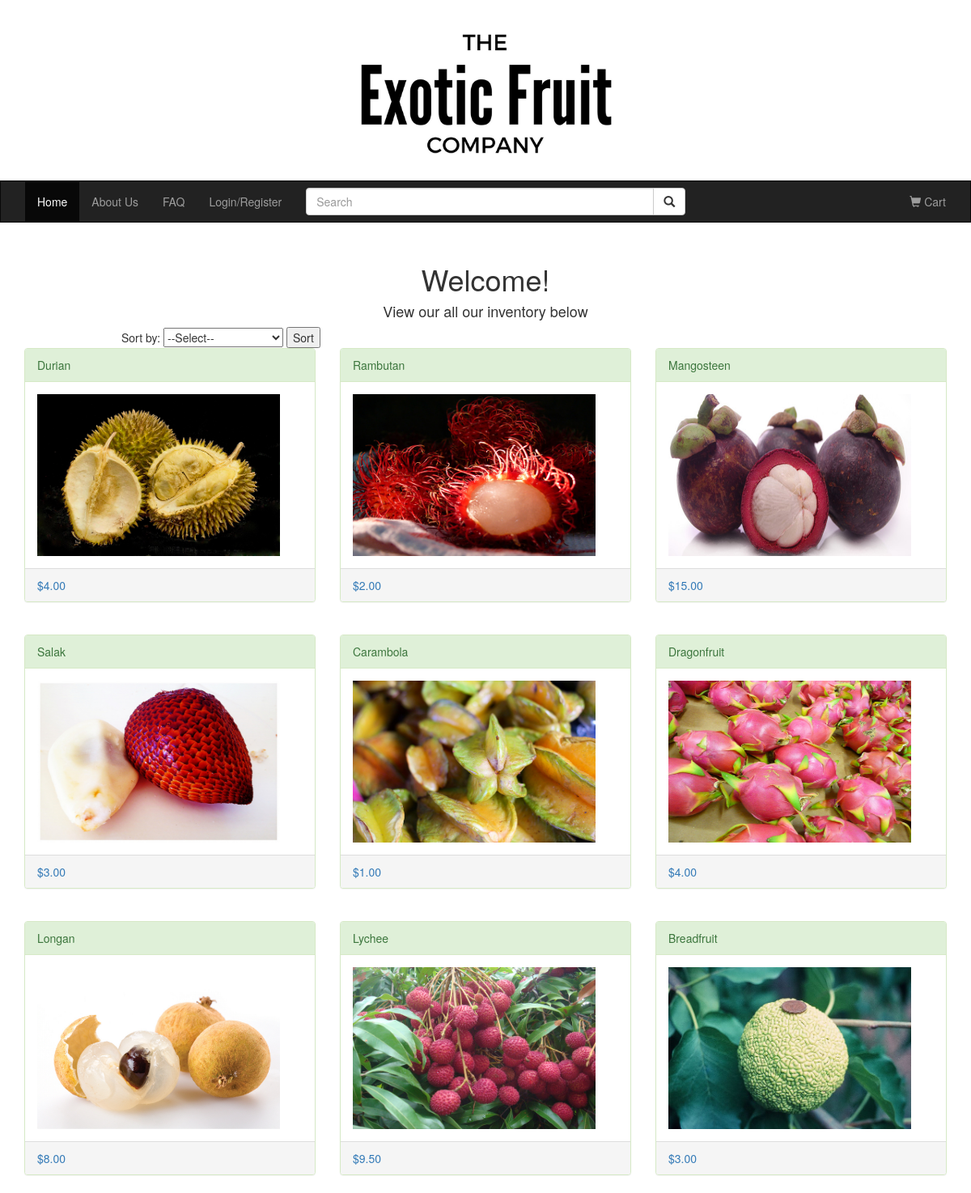
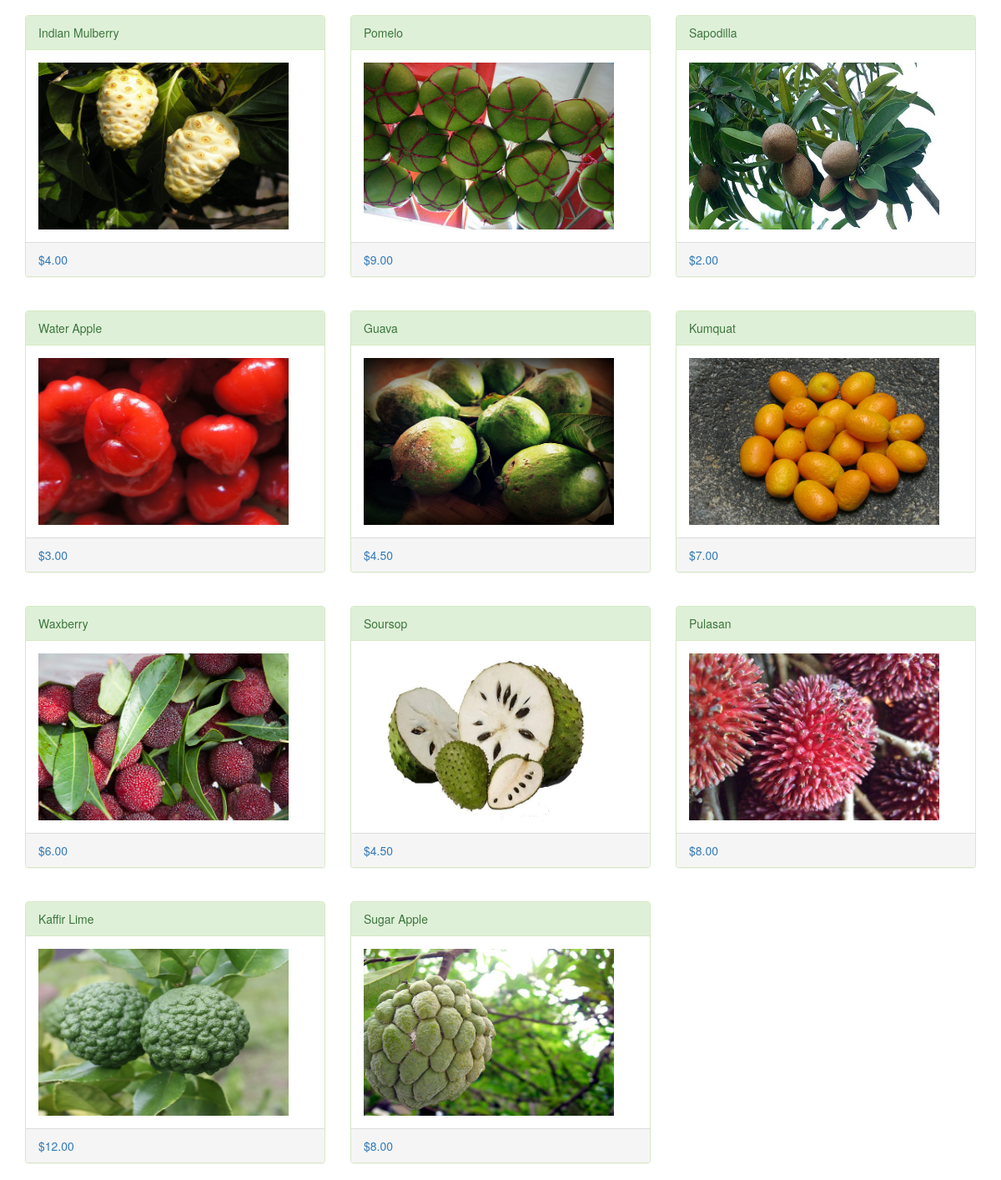
The page / on the database its author committed (2 pictures, top to bottom).
### tables this page shows
CREATE TABLE IF NOT EXISTS `product` (
  `prod_id` INT NOT NULL AUTO_INCREMENT COMMENT 'customer id',
  `prod_name` VARCHAR(200) NOT NULL COMMENT 'product name',
  `prod_desc` MEDIUMTEXT NOT NULL COMMENT 'product description',
  `stock_amount` INT NOT NULL,
  `unit_price` VARCHAR(45) NOT NULL,
  `photo` VARCHAR(200) NOT NULL,
  PRIMARY KEY (`prod_id`));

### src/model/db_functions.php (called while the page is built, shortened)
<?php
function getAllProducts($orderby) {
    global $dbc;
	$query = 'SELECT prod_id, prod_name, prod_desc, stock_amount, unit_price, photo FROM product' . ' ' . $orderby;
	$statement = $dbc->prepare($query);
	$statement->execute();
	$products = $statement->fetchAll();
	return $products;
}
?>

### src/index.php (the view, shortened to what this page needs)
<?php
require_once 'view/header.php';
require_once 'model/db_connect.php';
require_once 'model/db_functions.php';
?>
<div class="welcome">
    <h1>Welcome! <br></h1>
        <h4>View our all our inventory below</h4>
</div>
<div style="margin-left:150px">
	<form name="sort" method="get"> Sort by:
  	<select name="sort" onclick="this.form.submit">
      <option value="">--Select--</option>
  	</select>
    <input type="submit" value="Sort"/>
  </form>
</div>
<?php
	$products = getAllProducts($orderby_query);
	$end = 2;
	for($i = 0; $i < count($products); $i++) {
		$prod = $products[$i];
		if($i % 3 == 0) {
?>
<div class="container">
    <div class="row">
<?php
		}
    echo "<div class='col-sm-4'>
		<a href='allFruitInfo.php?prod_id=" . $prod['prod_id'] . "'>
        <div class='panel panel-success'>
            <div class='panel-heading'>" . $prod['prod_name'] . "</div>
            <div class='panel-body'><img src='" . $prod['photo'] . "' class='img-responsive' style='width:300px;height:200px' alt='Image'></div>
            <div class='panel-footer'>" . "$" . $prod['unit_price'] . "</div>
        </div>
    </div></a>";
		if($end == $i) {
?>
    </div>
</div><br>
<?php
			$end = $end + 3;
		}
	}
?>
<br>
</body>
</html>

### src/view/header.php (shortened to what this page needs)
<!DOCTYPE html>
<html lang="en">
<head>
    <link rel="stylesheet" href="https://maxcdn.bootstrapcdn.com/bootstrap/3.3.7/css/bootstrap.min.css">
    <link rel="stylesheet" href="http://code.jquery.com/ui/1.12.1/themes/base/jquery-ui.css">
</head>
<body>
<div class="jumbotron">
    <div class="container text-center">
        <h1><img src = "/view/images/1.png" width="350" height="193"></h1>
    </div>
</div>
<nav class="navbar navbar-inverse">
    <div class="container-fluid">
        <div class="collapse navbar-collapse" id="myNavbar">
            <ul class="nav navbar-nav">
                <li class="active"><a href="/index.php">Home</a></li>
                <li><a href="/view/aboutus.php">About Us</a></li>
                <li><a href="/view/faq.php">FAQ</a></li>
<?php if(!isset($_SESSION['custid']) || !isset($_SESSION['custname'])) {?>
                <li><a href="/view/login.php">Login/Register</a></li>
<?php } else { ?>
                <li><a href="/view/logout.php">Logout</a></li>
<?php } ?>
            </ul>
		        <form class="navbar-form navbar-left" role="search" id="navBarSearchForm">
		        <div class="input-group">
		            <input type="text" class="form-control" placeholder="Search" name="term" id="srch-term">
		            <div class="input-group-btn">
		                <button class="btn btn-default" type="submit"><i class="glyphicon glyphicon-search"></i></button>
		            </div>
		        </div>
		        </form>
            <ul class="nav navbar-nav navbar-right">
                <li><a href="/shoppingcart.php"><span class="glyphicon glyphicon-shopping-cart"></span> Cart <?php (count($_SESSION['prod_id']) > 0) ? print '(' . count($_SESSION['prod_id']) . ')': ""; ?> </a></li>
            </ul>
        </div>
    </div>
</nav>

### src/view/header.php (style rules this page uses)
.navbar { margin-bottom: 50px; border-radius: 0; }
.jumbotron { padding-top: 0; padding-bottom:0; margin-bottom: 0; background-color: #ffffff; }
#navBarSearchForm input[type=text] { width:430px !important; }

### src/index.php (style rules this page uses)
.welcome { text-align: center; }

### rows shown on the page
product: prod_name "Durian", photo (picture), unit_price "4.00"
product: prod_name "Rambutan", photo (picture), unit_price "2.00"
product: prod_name "Mangosteen", photo (picture), unit_price "15.00"
product: prod_name "Salak", photo (picture), unit_price "3.00"
product: prod_name "Carambola", photo (picture), unit_price "1.00"
product: prod_name "Dragonfruit", photo (picture), unit_price "4.00"
product: prod_name "Longan", photo (picture), unit_price "8.00"
product: prod_name "Lychee", photo (picture), unit_price "9.50"
product: prod_name "Breadfruit", photo (picture), unit_price "3.00"
product: prod_name "Indian Mulberry", photo (picture), unit_price "4.00"
product: prod_name "Pomelo", photo (picture), unit_price "9.00"
product: prod_name "Sapodilla", photo (picture), unit_price "2.00"
product: prod_name "Water Apple", photo (picture), unit_price "3.00"
product: prod_name "Guava", photo (picture), unit_price "4.50"
product: prod_name "Kumquat", photo (picture), unit_price "7.00"
product: prod_name "Waxberry", photo (picture), unit_price "6.00"
product: prod_name "Soursop", photo (picture), unit_price "4.50"
product: prod_name "Pulasan", photo (picture), unit_price "8.00"
product: prod_name "Kaffir Lime", photo (picture), unit_price "12.00"
product: prod_name "Sugar Apple", photo (picture), unit_price "8.00"
